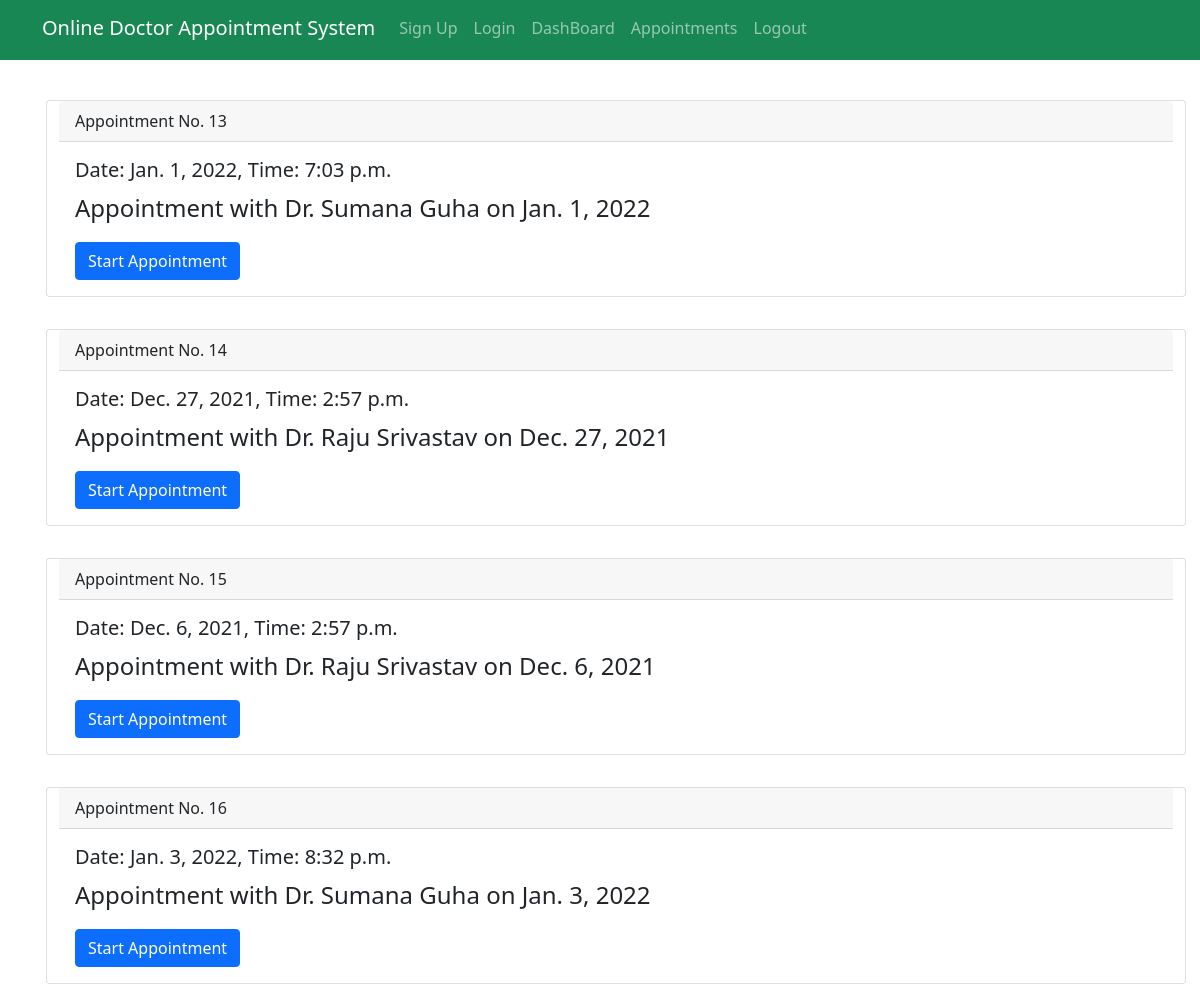
Page /appointments/patient/ (signed in) on the committed database.
### mainapp/models.py (models this page shows)
class Appointment(models.Model):
    STATUS = [
        ("finished","finished"),
        ("upcomming","upcomming"),
        ("ongoing","ongoing"),
    ]
    patient = models.ForeignKey(Patient, on_delete=models.CASCADE)
    doctor = models.ForeignKey(Doctor, on_delete=models.CASCADE)
    date = models.DateField(null=True, blank=True)
    time = models.TimeField(null=True, blank=True)
    status = models.CharField(null = True, blank = True, max_length=20, choices=STATUS)

### mainapp/views.py (the view)
# urls.py: path('appointments/patient/',views.PatientAppointmentPage, name="p_app"),
def PatientAppointmentPage(request):
    appointments = Appointment.objects.filter(patient = request.user)
    context = {
        'appointments': appointments,
    }
    return render(request,"patient/patient-appointment.html",context= context)

### templates/patient/patient-appointment.html
{% extends "patient/base.html" %}
{% block content %}
<div class="container">
<div class="row mt-4">
{% for appointment in appointments %}
<div class="card m-3">
    <div class="card-header">
      Appointment No. {{appointment.id}}
    </div>
    <div class="card-body">
      <h5 class="card-title">Date: {{appointment.date}}, Time: {{appointment.time}}</h5>
      <p class="card-text">Appointment with Dr. {{appointment.doctor.first_name}} {{appointment.doctor.last_name}} on {{appointment.date}}</p>
      <a href="{% url 'main-chat-view' appointment.id %}" class="btn btn-primary" target="_blank">Start Appointment</a>
    </div>
  </div>
{% endfor %}
</div>
</div>
{% endblock %}

### static/patient/css/index.css (style rules this page uses)
* { margin: 0; padding: 0; }
p { font-size: 3vh; }
a { text-decoration: none; }

### rows in the picture
Appointment: id "13", date "Jan. 1, 2022", time "7:03 p.m.", doctor.first_name "Sumana", doctor.last_name "Guha"
Appointment: id "14", date "Dec. 27, 2021", time "2:57 p.m.", doctor.first_name "Raju", doctor.last_name "Srivastav"
Appointment: id "15", date "Dec. 6, 2021", time "2:57 p.m.", doctor.first_name "Raju", doctor.last_name "Srivastav"
Appointment: id "16", date "Jan. 3, 2022", time "8:32 p.m.", doctor.first_name "Sumana", doctor.last_name "Guha"
